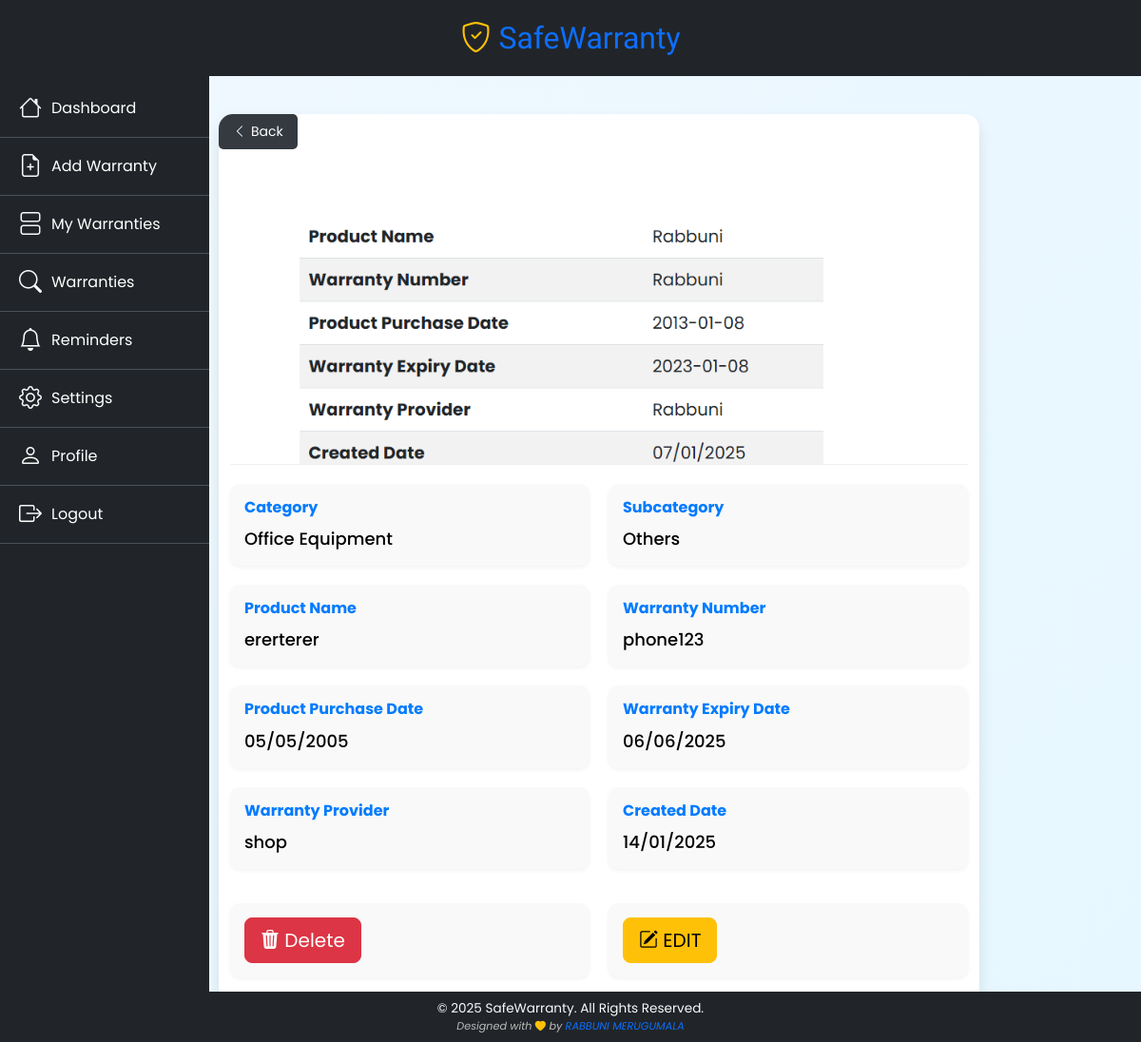
Page /warranty/view_warranties/1 (signed in) on the committed database.
### models/__init__.py (models this page shows, shortened)
class WarrantyCard(db.Model):
    __tablename__ = 'warranty_card'
    id = db.Column(db.Integer, primary_key=True)
    image = db.Column(db.String(200), nullable=True)  # Path to the uploaded image
    product_name = db.Column(db.String(100), nullable=False)
    warranty_number = db.Column(db.String(80), unique=True, nullable=False)
    product_purchase_date = db.Column(db.Date(), nullable=False)
    warranty_expiry_date = db.Column(db.Date(), nullable=False)
    warranty_provider = db.Column(db.String(500))
    created_at = db.Column(db.DateTime(timezone=True), server_default=func.now())
    updated_at = db.Column(db.DateTime(timezone=True), server_default=func.now())
    category_id = db.Column(db.Integer, db.ForeignKey('category.id'), nullable=True)
    subcategory_id = db.Column(db.Integer, db.ForeignKey('subcategory.id'), nullable=True)
    category = db.relationship('Category', backref='warranties')
    subcategory = db.relationship('Subcategory', backref='warranties')
    user_id = db.Column(db.Integer, db.ForeignKey('user.id'))
    user = db.relationship('User', backref='user_warranties')  # Changed 'warranties' to 'user_warranties'

class Category(db.Model):
    id = db.Column(db.Integer, primary_key=True)
    name = db.Column(db.String(100), nullable=False)
    subcategories = db.relationship('Subcategory', backref='category', lazy=True)

class Subcategory(db.Model):
    id = db.Column(db.Integer, primary_key=True)
    name = db.Column(db.String(100), nullable=False)
    category_id = db.Column(db.Integer, db.ForeignKey('category.id'), nullable=False)

### warranty_mgmt/routes.py (the view)
@warranty_mgmt.route('/view_warranties/<int:warranty_id>')
@login_required
def view_warranties(warranty_id):
    warranty = WarrantyCard.query.filter_by(id=warranty_id,
                                            user_id=current_user.id).first()  # Ensure the warranty is associated with the logged-in user
    if not warranty:
        flash("Warranty not found or you do not have permission to view it.", "danger")
        return redirect(url_for('warranty_mgmt.get_warranties'))
    return render_template('warranty_mgmt/view_warranty.html', page_heading='View Warranty Details', warranty=warranty)

### main.py (called while the page is built)
@login_manager.user_loader
def load_user(user_id):
    return User.query.get(int(user_id))

@app.teardown_appcontext
def shutdown_session(exception=None):
    db.session.remove()

### templates/warranty_mgmt/view_warranty.html (shortened to what this page needs)
{% extends 'base.html' %}
{% block content %}
<div class="main-container">
    <div class="main-card">
        <a href="{{ url_for('warranty_mgmt.get_warranties') }}" class="btn-back ">
            <i class="bi bi-chevron-left"></i> Back
        </a>
        <div class="card-content">
            <p><img src="{{ url_for('static', filename=warranty.image) }}" alt="Warranty Image" class="warranty-image"></p>
            <div class="info-section">
                <div class="info-card">
                    <h6>Category</h6>
                    <p>{{ warranty.category.name }}</p>
                </div>
                <div class="info-card">
                    <h6>Subcategory</h6>
                    <p>{{ warranty.subcategory.name }}</p>
                </div>
                <div class="info-card">
                    <h6>Product Name</h6>
                    <p>{{ warranty.product_name }}</p>
                </div>
                <div class="info-card">
                    <h6>Warranty Number</h6>
                    <p>{{ warranty.warranty_number }}</p>
                </div>
                <div class="info-card">
                    <h6>Product Purchase Date</h6>
                    <p>{{ warranty.product_purchase_date.strftime("%d/%m/%Y") }}</p>
                </div>
                <div class="info-card">
                    <h6>Warranty Expiry Date</h6>
                    <p>{{ warranty.warranty_expiry_date.strftime("%d/%m/%Y") }}</p>
                </div>
                <div class="info-card">
                    <h6>Warranty Provider</h6>
                    <p>{{ warranty.warranty_provider }}</p>
                </div>
                <div class="info-card">
                    <h6>Created Date</h6>
                    <p>{{ warranty.created_at.strftime("%d/%m/%Y") }}</p>
                </div>
                <div class="mt-3 mb-3 info-card">
                    <form id="delete-form-{{ warranty.id }}"
                          action="{{ url_for('warranty_mgmt.delete_warranty', warranty_id=warranty.id) }}" method="POST">
                        <button type="button" class="btn btn-lg btn-danger"
                                onclick="confirmDelete('{{ warranty.id }}')">
                            <i class="bi bi-trash3-fill"></i> Delete
                        </button>
                    </form>
                </div>
                <div class="mt-3 mb-3 info-card">
                    <a href="#" class="text-warning"
                       onclick="confirmEdit('{{ url_for('warranty_mgmt.edit_warranty', warranty_id=warranty.id) }}')">
                        <button class="btn btn-lg btn-warning">
                            <i class="bi bi-pencil-square"></i> EDIT
                        </button>
                    </a>
                </div>
            </div>
        </div>
    </div>
</div>
{% endblock %}

### static/styles/style.css (style rules this page uses)
* { padding:0; margin:0; font-family: "Poppins", sans-serif; }
body { background: linear-gradient(to bottom right, #f0f8ff, #e6f7ff); font-family: 'Arial', sans-serif; }

### templates/layout/side_navbar.html (style rules this page uses)
body { overflow-x: hidden; margin: 0; }

### templates/warranty_mgmt/view_warranty.html (style rules this page uses)
.main-container { display: flex; justify-content: center; align-items: center; padding: 40px; min-height: 100vh; margin-left: 60px; }
.main-card { width: 100%; max-width: 800px; background-color: #ffffff; border-radius: 15px; box-shadow: 0 8px 16px rgba(0, 0, 0, 0.1); overflow: hidden; }
.warranty-image { display: block; width: 100%; max-height: 300px; object-fit: cover; border-bottom: 1px solid #f0f0f0; }
.card-content { padding: 12px; }
.info-section { display: flex; flex-wrap: wrap; gap: 20px; margin-top: 20px; }
.info-card { flex: 1 1 calc(50% - 20px); padding: 15px; background: #f9f9f9; border-radius: 10px; box-shadow: 0 2px 4px rgba(0, 0, 0, 0.05); transition: transform 0.3s ease, box-shadow 0.3s ease; }
.info-card h6 { margin: 0 0 10px; font-size: 1rem; font-weight: bold; color: #007bff; }
.info-card p { margin: 0; font-size: 18px; color: black; font-weight: 500; }
.btn-back { display: inline-flex; align-items: center; margin-bottom: 20px; padding: 8px 15px; font-size: 14px; color: #fff; background-color: #343a40; border: none; border-radius: 5px; text-decoration: none; transition: background-color 0.3s ease; }
.btn-back i { margin-right: 5px; }

### rows in the picture
WarrantyCard: image (picture), product_name "ererterer", warranty_number "phone123", product_purchase_date "05/05/2005", warranty_expiry_date "06/06/2025", warranty_provider "shop", created_at "14/01/2025"
Category: category.name "Office Equipment"
Subcategory: subcategory.name "Others"
